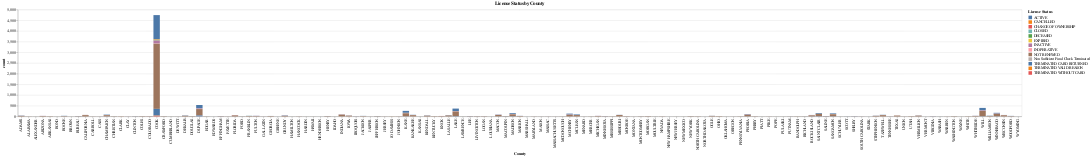

Write notebook code for a chart like this one.
### Markdown cell above
Visualization1: License Status by County

### Code cell
import altair as alt

status_by_county = data.groupby(['County', 'License Status']).size().reset_index(name='count')

license_status_selection = alt.selection_point(fields=['License Status'], bind='legend')

status_chart = alt.Chart(status_by_county).mark_bar().encode(
    x='County',
    y='count',
    color=alt.Color('License Status', legend=alt.Legend(title="License Status")),
    tooltip=['County', 'License Status', 'count'],
    opacity=alt.condition(license_status_selection, alt.value(1), alt.value(0.2))
).add_params(
    license_status_selection
).properties(
    title='License Status by County'
)

status_chart

### Figure 1 — Vega-Lite specification as saved in the notebook (floating-point values rounded to 4 significant figures; data arrays with more than 128 entries replaced by an {"elided": "..."} marker saying what was removed)
{"config": {"view": {"continuousWidth": 300, "continuousHeight": 300}}, "data": {"name": "data-40c271b04c5bcee08f6741658257b987"}, "mark": {"type": "bar"}, "encoding": {"color": {"field": "License Status", "legend": {"title": "License Status"}, "type": "nominal"}, "opacity": {"condition": {"param": "param_3", "value": 1}, "value": 0.2}, "tooltip": [{"field": "County", "type": "nominal"}, {"field": "License Status", "type": "nominal"}, {"field": "count", "type": "quantitative"}], "x": {"field": "County", "type": "nominal"}, "y": {"field": "count", "type": "quantitative"}}, "params": [{"name": "param_3", "select": {"type": "point", "fields": ["License Status"]}, "bind": "legend"}], "title": "License Status by County", "$schema": "https://vega.github.io/schema/vega-lite/v5.20.1.json", "datasets": {"data-40c271b04c5bcee08f6741658257b987": {"elided": "485 records"}}}
